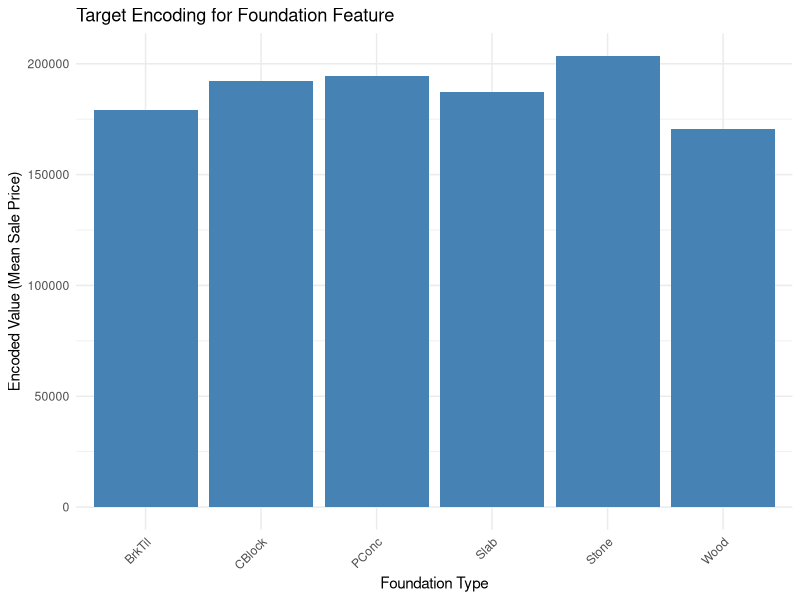
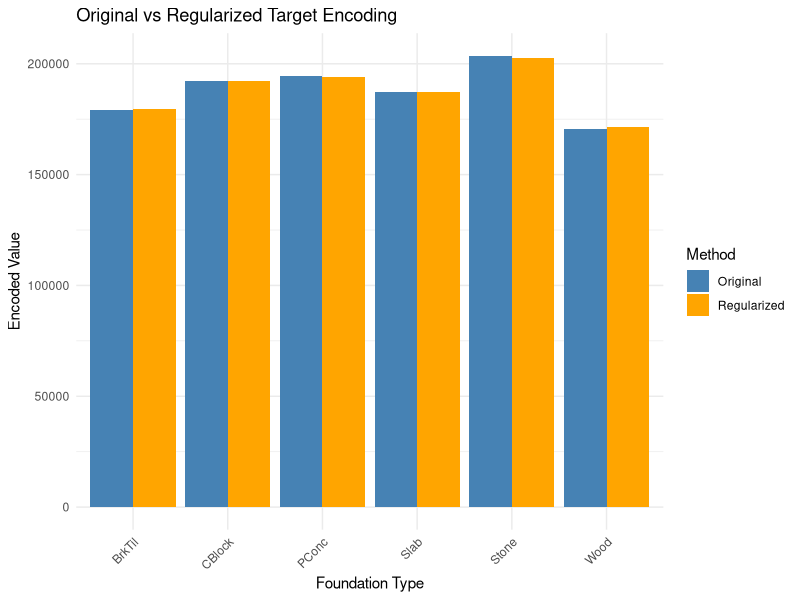

The R script that drew these images, in order:
# Test script for target encoding plots
library(ggplot2)
library(dplyr)

# Create simple test data
set.seed(123)
n <- 1000
test_data <- data.frame(
  Foundation = sample(c("BrkTil", "CBlock", "PConc", "Slab", "Stone", "Wood"), n, replace = TRUE),
  SalePrice = rnorm(n, mean = 200000, sd = 50000)
)

# Make prices somewhat dependent on foundation type for realistic encoding
price_adjustments <- c("BrkTil" = -20000, "CBlock" = -10000, "PConc" = 0, 
                      "Slab" = -15000, "Stone" = 5000, "Wood" = -25000)
test_data$SalePrice <- test_data$SalePrice + price_adjustments[test_data$Foundation]

# Target encoding for all foundation types
foundation_encoding <- test_data %>%
  group_by(Foundation) %>%
  dplyr::summarize(`Foundation(enc)` = mean(SalePrice, na.rm = TRUE), .groups = 'drop')

print("Foundation target encoding:")
print(foundation_encoding)

# Create visualization of target encoding
foundation_encoding_plot <- foundation_encoding %>%
  ggplot(aes(x = Foundation, y = `Foundation(enc)`)) +
  geom_bar(stat = "identity", fill = "steelblue") +
  theme_minimal() +
  theme(axis.text.x = element_text(angle = 45, hjust = 1)) +
  xlab("Foundation Type") +
  ylab("Encoded Value (Mean Sale Price)") +
  ggtitle("Target Encoding for Foundation Feature")

# Save plot
ggsave("../figure/target_encoding_example.pdf", plot = foundation_encoding_plot, width = 8, height = 4)

# Create regularized encoding example
calculate_regularized_encoding <- function(data, feature, target, epsilon = 10) {
  global_mean <- mean(data[[target]], na.rm = TRUE)
  
  encoding <- data %>%
    group_by(across(all_of(feature))) %>%
    summarize(
      level_mean = mean(.data[[target]], na.rm = TRUE),
      n_obs = n(),
      .groups = 'drop'
    ) %>%
    mutate(
      lambda = .data$n_obs / (.data$n_obs + epsilon),
      regularized_encoding = .data$lambda * .data$level_mean + (1 - .data$lambda) * global_mean
    )
  
  return(encoding)
}

regularized_foundation <- calculate_regularized_encoding(test_data, "Foundation", "SalePrice", epsilon = 10)

# Create comparison data manually
original_data <- data.frame(
  Foundation = foundation_encoding$Foundation,
  Encoding = foundation_encoding$`Foundation(enc)`,
  Method = "Original"
)

regularized_data <- data.frame(
  Foundation = regularized_foundation$Foundation,
  Encoding = regularized_foundation$regularized_encoding,
  Method = "Regularized"
)

comparison_plot_data <- rbind(original_data, regularized_data)

regularized_comparison_plot <- comparison_plot_data %>%
  ggplot(aes(x = Foundation, y = Encoding, fill = Method)) +
  geom_bar(stat = "identity", position = "dodge") +
  theme_minimal() +
  theme(axis.text.x = element_text(angle = 45, hjust = 1)) +
  xlab("Foundation Type") +
  ylab("Encoded Value") +
  ggtitle("Original vs Regularized Target Encoding") +
  scale_fill_manual(values = c("Original" = "steelblue", "Regularized" = "orange"))

# Save comparison plot
ggsave("../figure/regularized_target_encoding.pdf", plot = regularized_comparison_plot, width = 8, height = 4)

print("Test target encoding script completed successfully!")
